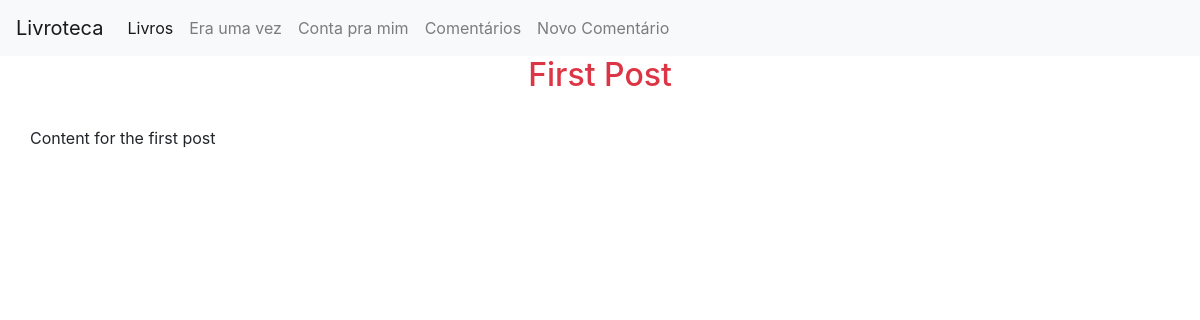
/1, run on an earlier commit of the app's database.
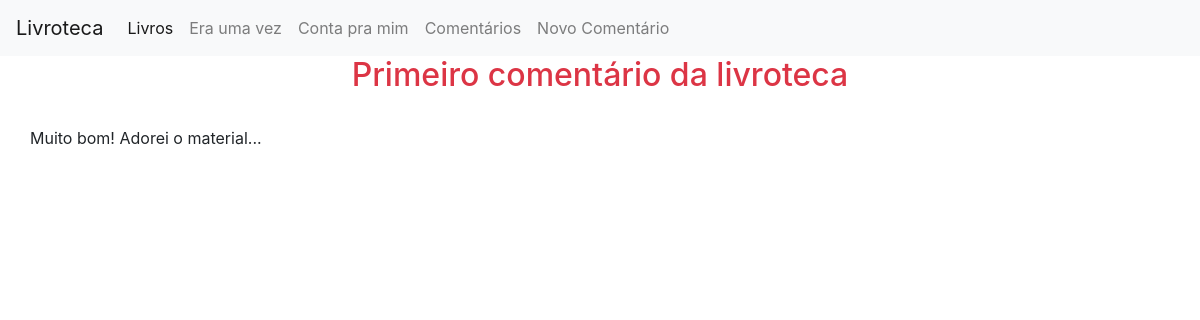
And on a later commit of the database.
### app.py (models this page shows)
class Posts(db.Model):
    id = db.Column(db.Integer, primary_key=True)
    created = db.Column(db.DateTime, default=datetime.datetime.utcnow)
    title = db.Column(db.String(80), nullable=False)
    content = db.Column(db.String(200), nullable=False)

### app.py (the view)
@app.route('/<int:post_id>')
def post(post_id):
    post = get_post(post_id)
    return render_template('post.html', post=post)

### app.py (called while the page is built)
def get_post(post_id):
    post = Posts.query.filter_by(id=post_id).first()
    if post is None:
        abort(404)
    return post

### templates/post.html
{% extends "base.html" %}
{% block content %}
    <div class="container">
        <div class="row justify-content-md-center">
            <h2 class="text-danger">{% block title %} {{ post['title'] }} {% endblock %}</h2>
        </div>
        <br>
        <div class="row">
            <p class="text-justify">{{ post['content'] }}</p>
        </div>
    </div>
{% endblock %}

What changed in the data, as far as the page shows it:
changed Posts: title "First Post" → "Primeiro comentário da livroteca"; content "Content for the first post" → "Muito bom! Adorei o material..."
